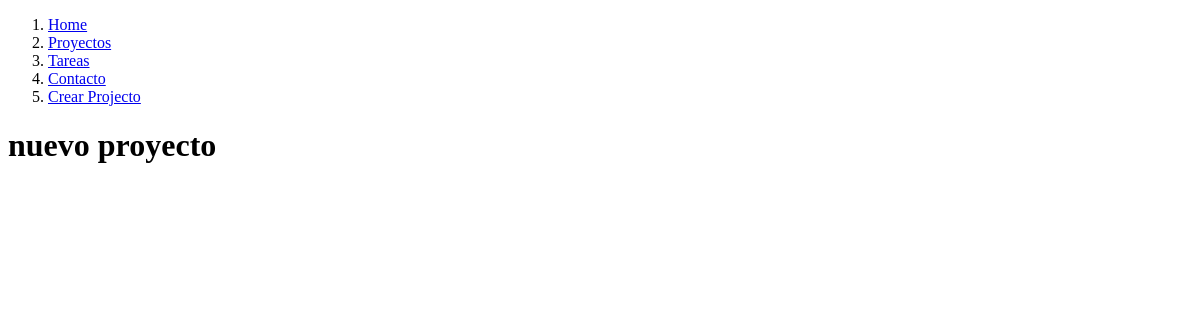
Page /project/3 on the earlier database version.
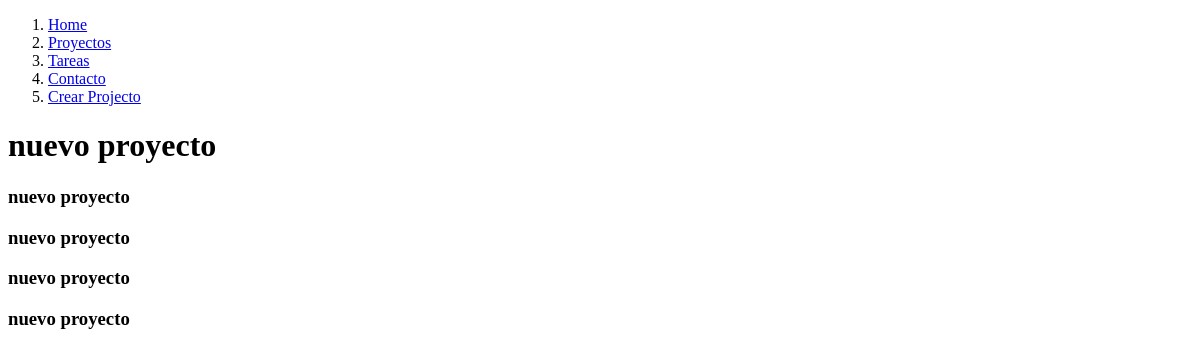
Same page on the later database version.
### myapp/models.py (models this page shows, shortened)
class Task(models.Model):
    title = models.CharField(max_length=100) # Models.CharField es para textos pequeños
    desciption = models.TextField() # Models.TextField es para textos más grandes
    project =  models.ForeignKey(Project, on_delete=models.CASCADE) # ForeignKey es la clave foranea de las bases de datos, con solo colocar entre los parentesis el nombre de la tabla o clase ya se relaciona. Añadimos on_delete=models.CASCAdE para indicar que si eliminamos el proyecto se eliminarán todos los registros
    done = models.BooleanField(default=False)

class Project(models.Model):
    name = models.CharField(max_length=200) # Le estámos indicando que vamos a crear una columna "name" y que dentro va a contener una caja de texto que como máximo va a tener 200 caracteres
    def __str__(self):
        return self.name #Incluimos aquí el self.name para que así podamos ver los nombres de los proyectos en lugar de prokect object

### myapp/views.py (the view)
# urls.py: path('project/<int:id>', views.project_detail, name="project_detail"),
def project_detail(request, id):
    print(id)
    project = get_object_or_404(Project, id=id)
    task = Task.objects.filter(project_id=id) # * Llamamos a las tareas que tenemos actualmente dentro del id que estámos llamando
    print(project.id)
    return render(request, 'pages/detail.html', {
        'titulo' : project.name,
        'tasks' : task # * Y llevamos todas las tareas a una variable del diccionario
    })

### myapp/templates/pages/detail.html (shortened to what this page needs)
<!DOCTYPE html>
<html lang="es">
<head>
</head>
<body>
    {% extends 'layout/header.html' %}
    {% block content %}
    <h1>{{titulo}}</h1>
    {% for task in tasks %}
    <div>
        <h3>{{task.project}}</h3>
    </div>
    {% endfor %}
    {% endblock %}

Differences in the rows shown:
added Task: project "nuevo proyecto"
added Task: project "nuevo proyecto"
added Task: project "nuevo proyecto"
added Task: project "nuevo proyecto"
